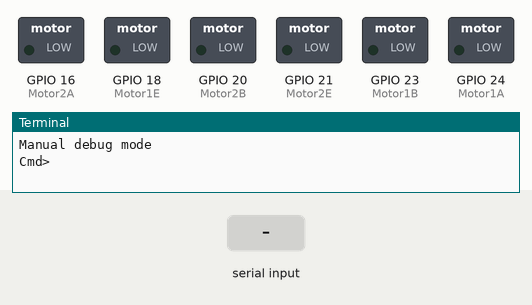
This program was run on a simulated Raspberry Pi (BCM pin numbers). Shown: switched loads named in the program (green lamp = pin HIGH), the last lines printed to the terminal. The test bench sets the inputs (shaded band).

Above: at 1.2 s.
1.3 s: "sr" typed at the terminal, then Enter
At 2.6 s:
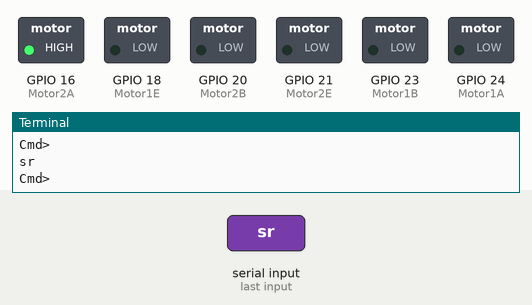
3.5 s: "sl" typed at the terminal, then Enter
At 3.8 s:
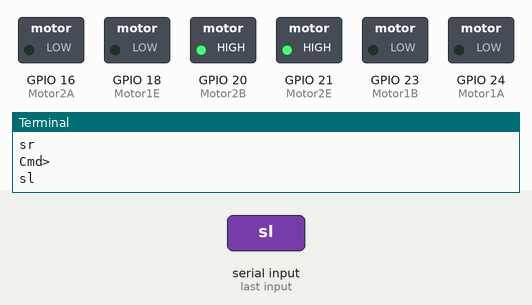
6.5 s: "f" typed at the terminal, then Enter
At 7.6 s:
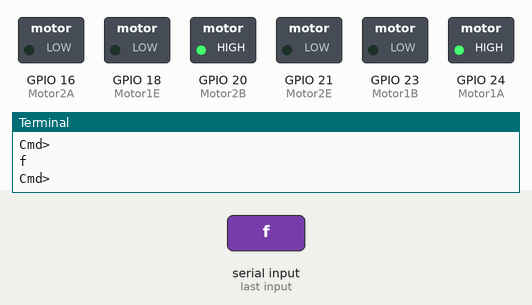
8.5 s: "b" typed at the terminal, then Enter
At 10.2 s:
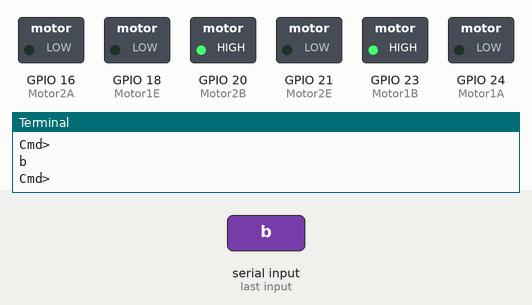
10.5 s: "srf" typed at the terminal, then Enter
At 12.3 s:
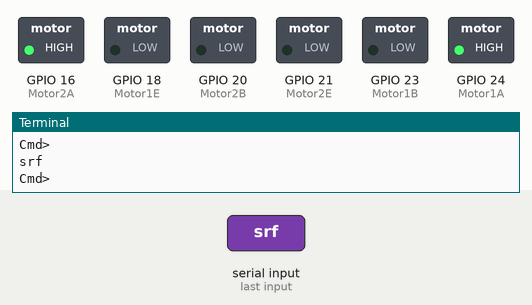
13.0 s: "pwm" typed at the terminal, then Enter
At 13.4 s:
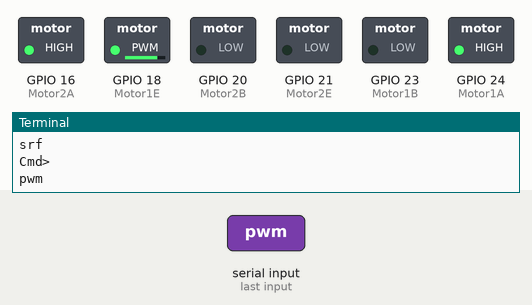
Timing chart, 0 to 16.5 s (numbered marks = the images above; inputs shaded):
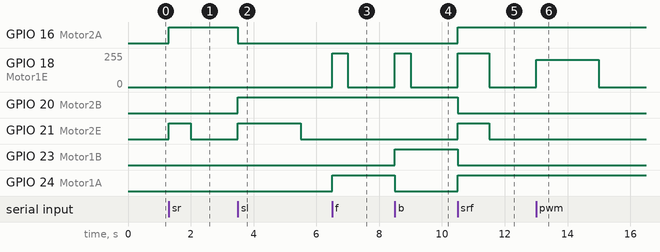

Measured:
- after the input at 1.3 s, GPIO 16 (Motor2A): LOW → HIGH at once; GPIO 21 (Motor2E): LOW → HIGH at once, → LOW 0.70 s later
- after the input at 3.5 s, GPIO 16 (Motor2A): HIGH → LOW at once; GPIO 20 (Motor2B): LOW → HIGH at once; GPIO 21 (Motor2E): LOW → HIGH at once, → LOW 2.0 s later
- after the input at 6.5 s, GPIO 18 (Motor1E): 0/255 → 255/255 at once, → 0/255 0.50 s later; GPIO 24 (Motor1A): LOW → HIGH at once
- after the input at 8.5 s, GPIO 18 (Motor1E): 0/255 → 255/255 at once, → 0/255 0.50 s later; GPIO 23 (Motor1B): LOW → HIGH at once; GPIO 24 (Motor1A): HIGH → LOW at once
- after the input at 10.5 s, GPIO 16 (Motor2A), GPIO 24 (Motor1A): LOW → HIGH at once; GPIO 18 (Motor1E): 0/255 → 255/255 at once, → 0/255 1.0 s later; GPIO 20 (Motor2B), GPIO 23 (Motor1B): HIGH → LOW at once; GPIO 21 (Motor2E): LOW → HIGH at once, → LOW 1.0 s later
- after the input at 13.0 s, GPIO 18 (Motor1E): 0/255 → 204/255 at once, → 0/255 2.0 s later

The program:

controller.py
```python
import RPi.GPIO as GPIO
from time import sleep

# Pins for Motor Driver Inputs
Motor1A = 24
Motor1B = 23
Motor1E = 18#25

Motor2A = 16
Motor2B = 20
Motor2E = 21


def setup():
    GPIO.setmode(GPIO.BCM)				# GPIO Numbering
    GPIO.setup(Motor1A, GPIO.OUT)  # All pins as Outputs
    GPIO.setup(Motor1B, GPIO.OUT)
    GPIO.setup(Motor1E, GPIO.OUT)

    GPIO.setup(Motor2A, GPIO.OUT)
    GPIO.setup(Motor2B, GPIO.OUT)
    GPIO.setup(Motor2E, GPIO.OUT)


def forward():
    GPIO.output(Motor1A, GPIO.HIGH)
    GPIO.output(Motor1B, GPIO.LOW)
    GPIO.output(Motor1E, GPIO.HIGH)


def backward():
    GPIO.output(Motor1A, GPIO.LOW)
    GPIO.output(Motor1B, GPIO.HIGH)
    GPIO.output(Motor1E, GPIO.HIGH)

def steering_right():
    GPIO.output(Motor2A, GPIO.HIGH)
    GPIO.output(Motor2B, GPIO.LOW)
    GPIO.output(Motor2E, GPIO.HIGH)

def steering_left():
    GPIO.output(Motor2A, GPIO.LOW)
    GPIO.output(Motor2B, GPIO.HIGH)
    GPIO.output(Motor2E, GPIO.HIGH)


def clear():
    GPIO.output(Motor1E, GPIO.LOW)
    GPIO.output(Motor2E, GPIO.LOW)

def pwmable():
     pwm = GPIO.PWM(Motor1E, 100)
     pwm.start(0)
     GPIO.output(Motor1A, GPIO.HIGH)
     GPIO.output(Motor1B, GPIO.LOW)
     pwm.ChangeDutyCycle(80)
     GPIO.output(Motor1E, True)
     sleep(2)
     GPIO.output(Motor1E, False)
     pwm.ChangeDutyCycle(0)


def destroy():
    GPIO.cleanup()


if __name__ == "__main__":
    setup()
    print("Manual debug mode")
    while True:
        cmd = input("Cmd>")
        if cmd == "sr":
            steering_right()
            sleep(0.7)
        elif cmd == "sl":
            steering_left()
            sleep(2)
        elif cmd == "f":
            forward()
            sleep(0.5)
        elif cmd == "b":
            backward()
            sleep(0.5)
        elif cmd == "srf":
            steering_right()
            forward()
            sleep(1)
        elif cmd == "pwm":
            pwmable()
        elif cmd == "exit":
            break
        clear()
    destroy()
```
